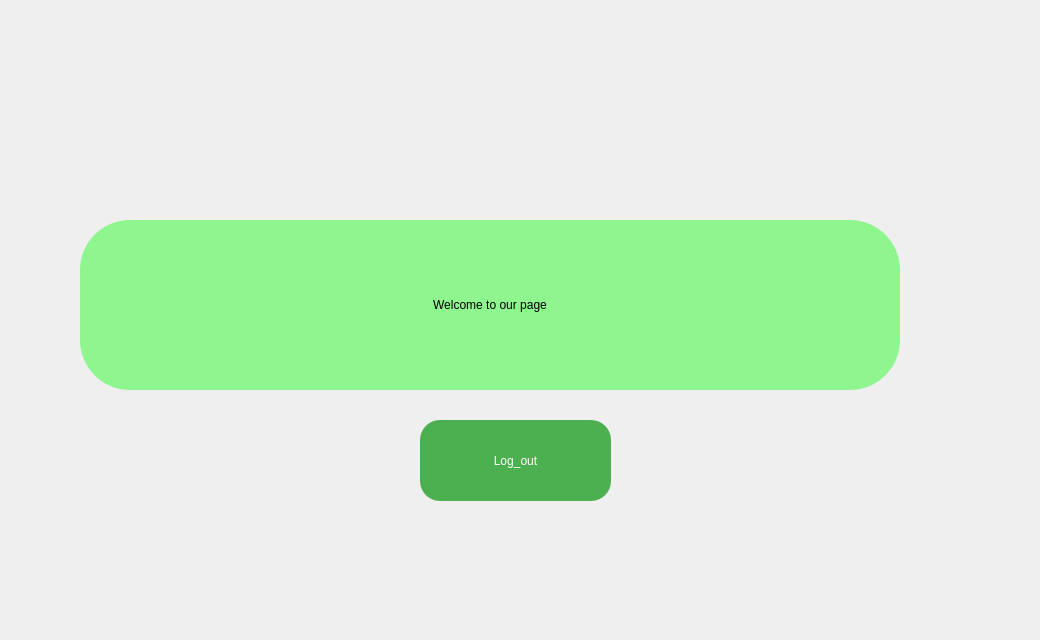
<?xml version="1.0" encoding="UTF-8"?>
<ui version="4.0">
 <class>MySite</class>
 <widget class="QDialog" name="MySite">
  <property name="geometry">
   <rect>
    <x>0</x>
    <y>0</y>
    <width>1040</width>
    <height>640</height>
   </rect>
  </property>
  <property name="minimumSize">
   <size>
    <width>1040</width>
    <height>640</height>
   </size>
  </property>
  <property name="maximumSize">
   <size>
    <width>1040</width>
    <height>640</height>
   </size>
  </property>
  <property name="sizeIncrement">
   <size>
    <width>1040</width>
    <height>640</height>
   </size>
  </property>
  <property name="windowTitle">
   <string>Dialog</string>
  </property>
  <property name="styleSheet">
   <string notr="true">#MySite{
	background-image:url(:/imgs/background.jpg) no-repeat center center fixed;
}

#UserLabel{
	background-color: rgba(0, 255, 0,0.4);
	border-radius:50px;
	font: 40pt &quot;Pristina&quot;;
}

#LogOutPushButton{
	background-color: #4CAF50;
	border-radius:20px;
	font: 75 italic 22pt &quot;MS Sans Serif&quot;;
	color:white
}

</string>
  </property>
  <widget class="QLabel" name="UserLabel">
   <property name="geometry">
    <rect>
     <x>80</x>
     <y>220</y>
     <width>820</width>
     <height>170</height>
    </rect>
   </property>
   <property name="minimumSize">
    <size>
     <width>820</width>
     <height>170</height>
    </size>
   </property>
   <property name="maximumSize">
    <size>
     <width>820</width>
     <height>170</height>
    </size>
   </property>
   <property name="styleSheet">
    <string notr="true"/>
   </property>
   <property name="text">
    <string>Welcome to our page</string>
   </property>
   <property name="alignment">
    <set>Qt::AlignCenter</set>
   </property>
  </widget>
  <widget class="QPushButton" name="LogOutPushButton">
   <property name="geometry">
    <rect>
     <x>420</x>
     <y>420</y>
     <width>191</width>
     <height>81</height>
    </rect>
   </property>
   <property name="text">
    <string>Log_out</string>
   </property>
  </widget>
 </widget>
 <resources/>
 <connections>
  <connection>
   <sender>LogOutPushButton</sender>
   <signal>clicked()</signal>
   <receiver>MySite</receiver>
   <slot>close()</slot>
   <hints>
    <hint type="sourcelabel">
     <x>242</x>
     <y>427</y>
    </hint>
    <hint type="destinationlabel">
     <x>10</x>
     <y>503</y>
    </hint>
   </hints>
  </connection>
 </connections>
</ui>
